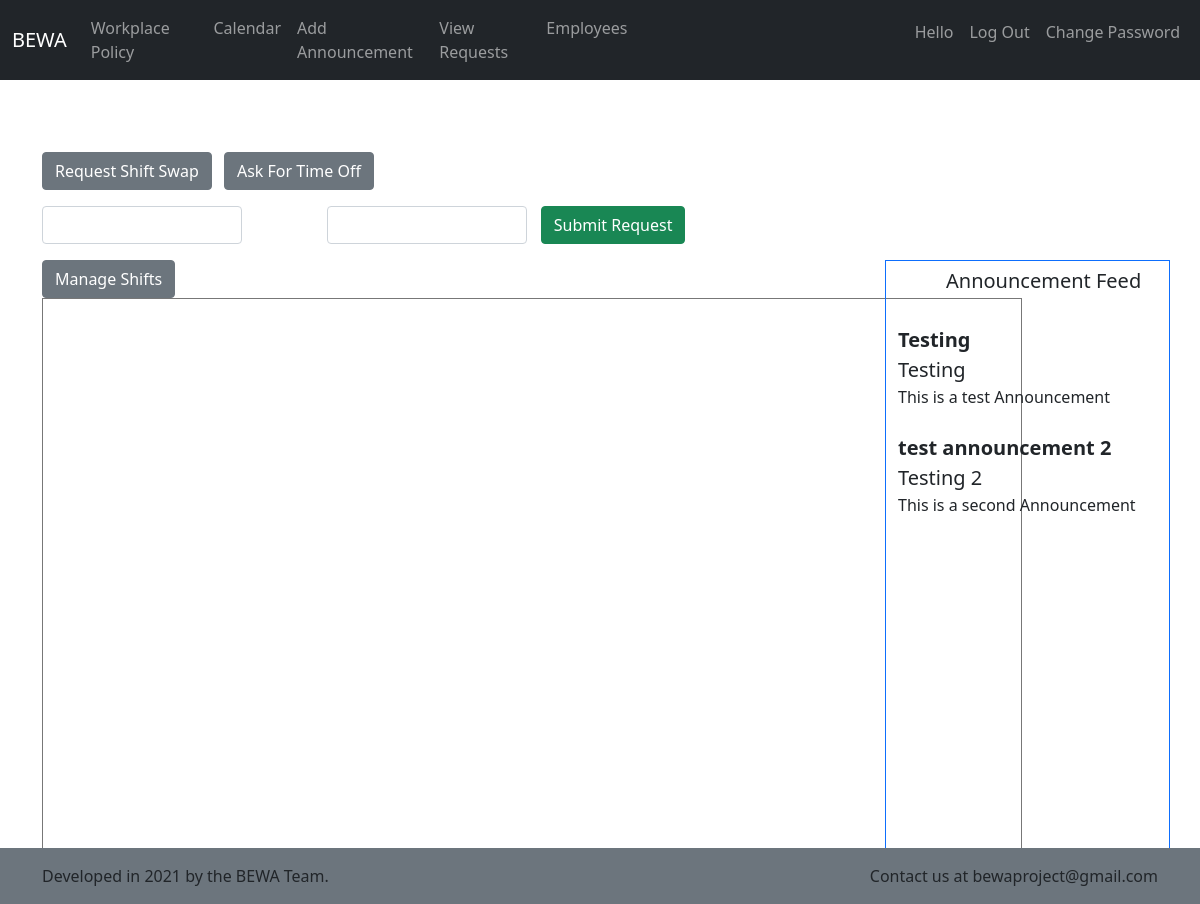
Screenshot of /home.php (signed in) with the database file from the repository.
### tables this page shows
CREATE TABLE `announcement` (
  `id` int(11) NOT NULL,
  `empID` int(11) NOT NULL,
  `subject` text NOT NULL,
  `text` text NOT NULL,
  `title` text NOT NULL
);

### home.php (the view, shortened to what this page needs)
<?php
require 'header.php';
?>
    <div class="container">
      <div class="row">
        <div class="col-9 mb-3">
          <button type="button" class="btn btn-secondary" onclick="location.href = '#';" data-bs-toggle="button" autocomplete="off">Request Shift Swap</button>
          <button type="button" class="btn btn-secondary ms-2" onclick="location.href = '#';" data-bs-toggle="button" autocomplete="off">Ask For Time Off</button>
        </div>
      </div>
      <div class="row">
        <div class="col-9 mb-3">
          <div class="row">
            <div class="col-4">
              <input type="text" class="form-control" style="width:200px" id="startDateInput">
            </div>
            <div class="col-3">
              <input type="text" class="form-control" style="width:200px" id="endDateInput">
            </div>
            <div class="col">
              <button type="button" class="btn btn-success">Submit Request</button>
            </div>
          </div>
        </div>
      </div>
      <div class="row">
        <div class="col-9">
          <a href="https://calendar.google.com/calendar/u/0/r?cid=bewaproject@gmail.com" target="_blank" class="btn btn-secondary">Manage Shifts</a>
          <iframe src="https://calendar.google.com/calendar/embed?height=600&amp;wkst=1&amp;bgcolor=%23ffffff&amp;ctz=America%2FChicago&amp;src=YmV3YXByb2plY3RAZ21haWwuY29t&amp;color=%23039BE5" style="border:solid 1px #777" width="980" height="600" frameborder="0" scrolling="no"></iframe>
        </div>
        <div class="col border border-primary">
          <div class="row ml-3 h5 ms-5 mt-2">
            Announcement Feed
          </div><br>
            <?php $sql = "SELECT subject, title, text FROM announcement";
              $result = $conn->query($sql);
              if ($result->num_rows > 0) {
                while($row = $result->fetch_assoc()) {
                  echo "<div class='row'>";
                  echo "<div class='fs-5 fw-bold'>".$row["subject"]."</div><br>";
                  echo "<div class='fs-5'>".$row["title"]."</div><br>"."<div class='fw-light'>".$row["text"]."</div><br><br>";
                  echo "</div>";
                }
              } else {
                echo "0 results";
              }
            ?>
        </div>
      </div>
    </div>
<?php require 'footer.php' ?>

### rows the page displays
announcement: subject "Testing", title "Testing", text "This is a test Announcement"
announcement: subject "test announcement 2", title "Testing 2", text "This is a second Announcement"
